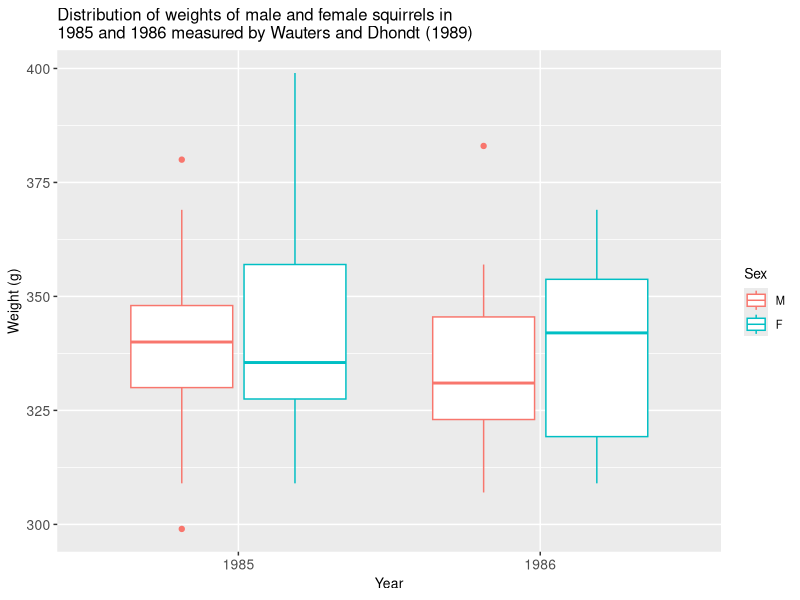
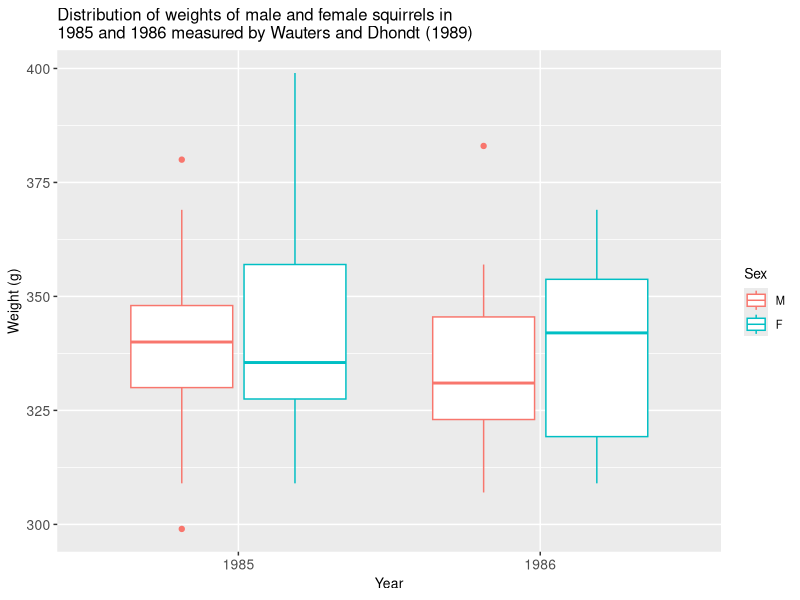
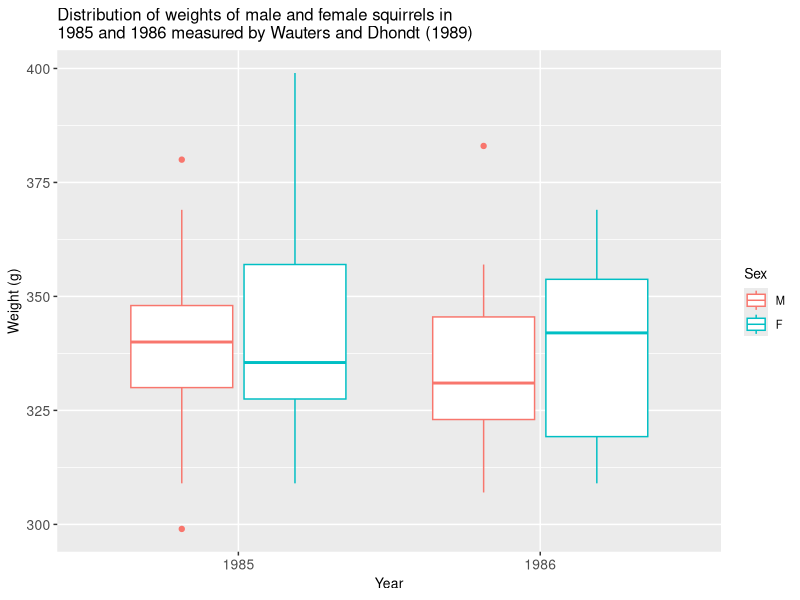

The R script that drew these images, in order:
library(ggplot2)

## Load the data

## L. A. Wauters and A. A. Dhondt, Variation in length and body weight
## of the red squirrel (Sciurus vulgaris) in two different habitats,
## J. Zool. 217 (1989), 93–106, DOI:
## 10.1111/j.1469-7998.1989.tb02477.x.
dat <- read.csv("squirrel-clean.csv")

# This code creates a visualisation that has a true font size of 10pt
# when fit into a document with a text width of 6in

ggplot(dat, aes(x=factor(Year), y=Weight..g., color=factor(Sex, levels=c("M", "F")))) +
  geom_boxplot() +
  ggtitle("Distribution of weights of male and female squirrels in\n1985 and 1986 measured by Wauters and Dhondt (1989)") +
  xlab("Year") + ylab("Weight (g)") +
  guides(color=guide_legend(title="Sex")) +
  theme(text=element_text(size=10,  family="sans"), axis.text=element_text(size=10))
ggsave("ggplot-6x3.pdf", device=pdf, width=6, height=3, units="in")
ggsave("ggplot-6x3.png", device=pdf, width=6, height=3, units="in")




